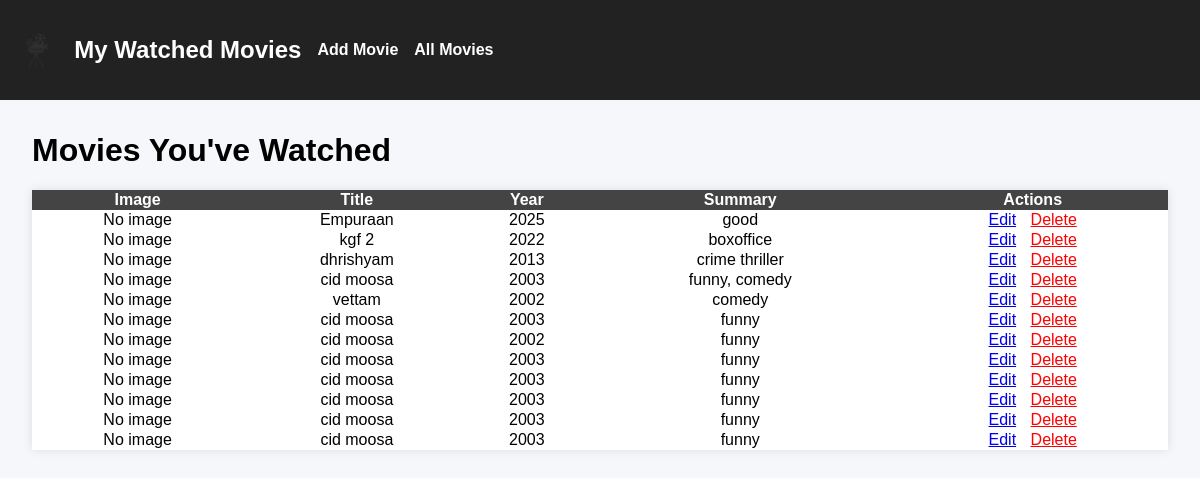
The page / on the database its author committed.
### movies/models.py (models this page shows)
class Movie_info(models.Model):
    title = models.CharField(max_length=25)
    year = models.IntegerField()
    summary = models.TextField()
    image = models.ImageField(upload_to='uploads/' , null=True , blank=True)
    censor_details = models.OneToOneField(CensorInfo , on_delete=models.CASCADE , null=True , blank=True)

### movies/views.py (the view)
# urls.py: path("", views.list , name="list"),
def list(req):
    data = Movie_info.objects.all()
    return render(req , "list.html",{"data":data})

### templates/list.html
{% extends "home_layout.html" %} {% block content %}
<h1>Movies You've Watched</h1>
<table
  style="
    width: 100%;
    border-collapse: collapse;
    background-color: white;
    box-shadow: 0 0 10px rgba(0, 0, 0, 0.1);
  "
>
  <tr style="background-color: #444; color: white">
    <th>Image</th>
    <th>Title</th>
    <th>Year</th>
    <th>Summary</th>
    <th>Actions</th>
  </tr>
  {% for movies in data %}
  <tr style="text-align: center">
    {% if movies.image %}
    <td>
      <img
        src="{{ movies.image.url }}"
        height="50px"
        style="border-radius: 4px"
      />
    </td>
    {% else %}
    <td>No image</td>
    {% endif %}
    <td>{{ movies.title }}</td>
    <td>{{ movies.year }}</td>
    <td>{{ movies.summary }}</td>
    <td>
      <a href="{% url 'edit' movies.id %}" style="margin-right: 10px">Edit</a>
      <a href="{% url 'delete' movies.id %}" style="color: red">Delete</a>
    </td>
  </tr>
  {% endfor %}
</table>
{% endblock %}

### templates/home_layout.html (shortened to what this page needs)
<!DOCTYPE html>
<html lang="en">
  <head>
  </head>
  <body>
    {% load static %}
    <header>
      <img src="{% static 'images/movie.png' %}" alt="logo" />
      <h2>My Watched Movies</h2>
      {% include "menu.html" %}
    </header>
    <main>{% block content %}{% endblock %}</main>
  </body>
</html>

### templates/menu.html
<nav>
  <ul>
    <li><a href="{% url 'create' %}">Add Movie</a></li>
    <li><a href="{% url 'list' %}">All Movies</a></li>
  </ul>
</nav>

### templates/home_layout.html (style rules this page uses)
body { font-family: Arial, sans-serif; background-color: #f5f7fa; margin: 0; padding: 0; }
header { background-color: #222; color: white; padding: 1rem; display: flex; align-items: center; gap: 1rem; }
header img { height: 40px; }
nav ul { list-style: none; display: flex; gap: 1rem; margin: 0; padding: 0; }
nav a { color: white; text-decoration: none; font-weight: bold; }
main { padding: 2rem; }
h1 { margin-top: 0; }

### rows shown on the page
Movie_info: shows "No image", title "Empuraan", year "2025", summary "good"
Movie_info: shows "No image", title "kgf 2", year "2022", summary "boxoffice"
Movie_info: shows "No image", title "dhrishyam", year "2013", summary "crime thriller"
Movie_info: shows "No image", title "cid moosa", year "2003", summary "funny, comedy"
Movie_info: shows "No image", title "vettam", year "2002", summary "comedy"
Movie_info: shows "No image", title "cid moosa", year "2003", summary "funny"
Movie_info: shows "No image", title "cid moosa", year "2002", summary "funny"
Movie_info: shows "No image", title "cid moosa", year "2003", summary "funny"
Movie_info: shows "No image", title "cid moosa", year "2003", summary "funny"
Movie_info: shows "No image", title "cid moosa", year "2003", summary "funny"
Movie_info: shows "No image", title "cid moosa", year "2003", summary "funny"
Movie_info: shows "No image", title "cid moosa", year "2003", summary "funny"
